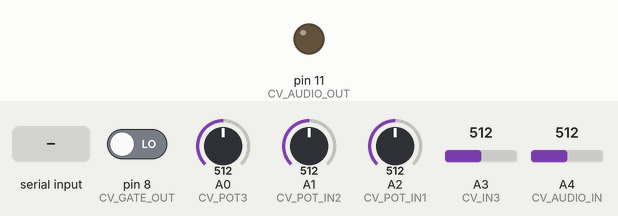
Simulated run of this sketch. Board: Arduino Uno, built with avr-gcc and run on an emulated ATmega328P. Parts: output pins drawn as LEDs (lit = HIGH). The inputs (shaded band) are chosen by the test bench; at power-on: A0 (CV_POT3) = 512, pin 8 (CV_GATE_OUT) LOW, A1 (CV_POT_IN2) = 512, A2 (CV_POT_IN1) = 512, A3 (CV_IN3) = 512, A4 (CV_AUDIO_IN) = 512. What the sketch prints to the serial monitor is not drawn.

Above: at 1.2 s.
1.3 s: "h\n" received over Serial
At 2.5 s:
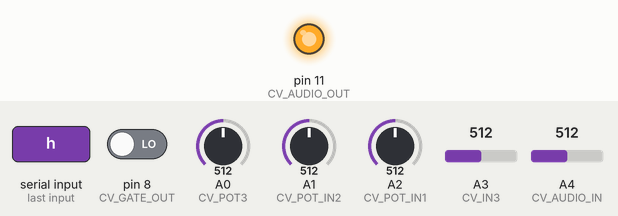
2.8 s: "s\n" received over Serial
At 3.9 s:
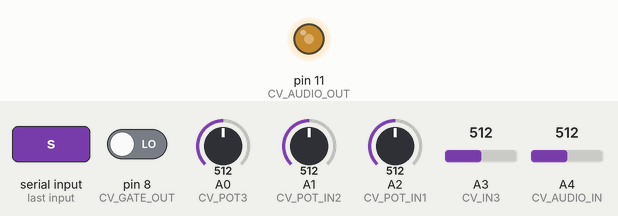
4.3 s: "H\n" received over Serial
At 5.0 s:
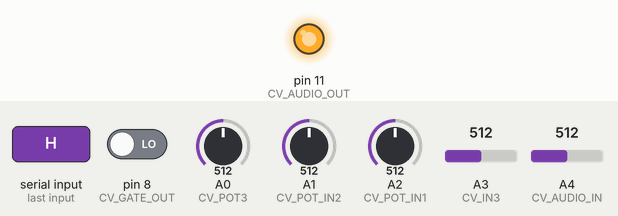
5.8 s: A0 (CV_POT3) set to 83
7.3 s: A0 (CV_POT3) set to 73
Timing chart, 0 to 10.3 s (numbered marks = the images above; inputs shaded):
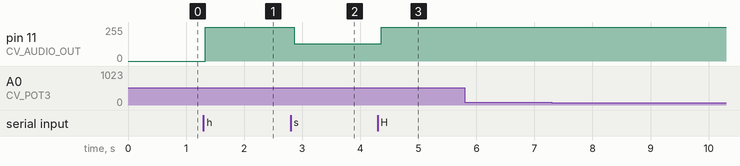

The sketch:

scope.ino
```cpp
// (licence header left out)
/// SCOPE
///
/// Scope is a simple analog and digital oscilloscope using the Arduino IDE.   Scope
/// is meant to run on the AE Modular GRAINS, but it could be adapted to any Arduino.
///
/// SET GRAINS TO GRAINS MODE.  (If you want MOZZI mode, change CV_AUDIO_OUT to 9)
///
/// You will need to install the Arduino IDE, but you already have done that, right?
///
/// Scope uses the Arduino IDE's Serial Plotter functionality.  Do the following:
///
/// 1. Attach your GRAINS to your laptop
/// 2. Fire up the Arduino IDE
/// 3. Select the USB Port
/// 4. Call up the Serial Plotter (it's under the Tools menu)
/// 5. Set the Baud Rate to 250000
/// 6. Watch in wonder!
///
/// You change the rate of the oscilloscope by turning POT 3.  At 0, it's fast enough
/// to display low frequency VCO waves at audio rates.
///
/// Scope lets you hook up Inputs 1, 2, 3, and A as either analog or digital inputs,
/// D as a digital input, and Out as a little digital function generator.
///
/// By default, Inputs 1 and 2 are set up as analog inputs.  You should set their switches
/// to IN1 and IN2 respectively, and tune Pots 1 and 2 to approximately the 2 0'clock position
/// so they properly run from min (0) at 0 V to max (1023) at 5V.
///
/// By default, Inputs 3 and A are set up as DIGITAL inputs, because they don't have tuning
/// knobs. You can change them to analog inputs, but beware that they will hit 1023 at less
/// than 5V (approximately the 3 o'clock position on a knob from a 4ATT/Mix for example).
/// You'll have to eyeball it.
///
/// D is always a digital input.
///
/// Out is always a digital function generator.  You can change what it outputs.  By default
/// it outputs 0V.
///
/// ANALOG NOISE
///
/// GRAINS's analog inputs are noisy: so that noise you're seeing is the Arduino, not your
/// LFO or whatnot.  I smoothed it a little, but more would induce too much lag.
/// Now you see what I have to deal with in building these programs...
///
/// CHANGING THE INPUTS AND OUTPUTS IN REAL TIME FROM YOUR LAPTOP
///
/// It's easy!  In the Serial Plotter, just type one of the numbers or letters below and hit RETURN:
///
/// 1       Toggles Input 1 between analog and digital
/// 2       Toggles Input 2 between analog and digital
/// 3       Toggles Input 3 between analog and digital
/// a or A  Toggles Input A between analog and digital
/// h or H  Sets Audio Out to generate 5V ("H" for High)
/// l or L  Sets Audio Out to generate 0V ("L" for Low)
/// s or S  Sets Audio Out to generate a square wave.  No, you can't set the frequency.
///
///
/// CHANGING THE BAUD RATE
///
/// The baud rate is by default set to 250000, the fastest rate that Serial Plotter operates
/// on my laptop (a Macbook M1).  If you are not having luck with this rate, try something lower.
/// An obvious choice would be 115200, a common baud rate for many machines.

#define BAUD_RATE 250000      // Try changing 250000 to 115200


/// CONFIGURATION
///
/// IN 1            Analog or Digital Input (Analog by Default)
/// IN 2            Analog or Digital Input (Analog by Default)
/// IN 3            Analog or Digital Input (Analog by Default)
/// AUDIO IN (A)    Analog or Digital Input (Analog by Default)
/// AUDIO OUT       Function Generator, outputs 0V by default
/// DIGITAL OUT (D) Digital Input
///
/// POT 1           Trim for In1.  [Set the switch to In1.  When Analog, trim to about 2 o'clock.  When Digital, trim to full]
///
/// POT 2           Trim for In2.  [Set the switch to In2.  When Analog, trim to about 2 o'clock.  When Digital, trim to full]
///
/// POT 3           Update Rate


#define CV_POT_IN1    A2
#define CV_POT_IN2    A1
#define CV_POT3       A0
#define CV_IN3        A3
#define CV_AUDIO_IN   A4
#define CV_AUDIO_OUT  11
#define CV_GATE_OUT   8
#define RANDOM_PIN    A5

void setup()
    {
    Serial.begin(BAUD_RATE);
    pinMode(CV_GATE_OUT, INPUT);
    pinMode(CV_AUDIO_OUT, OUTPUT);
    digitalWrite(CV_AUDIO_OUT, 0);
    }

uint8_t digitalIn1 = 0;
uint8_t digitalIn2 = 0;
uint8_t digitalIn3 = 0;
uint8_t digitalAud = 0;

uint16_t lastIn1 = 1024;
uint16_t lastIn2 = 1024;
uint16_t lastIn3 = 1024;
uint16_t lastAud = 1024;


void loop()
    {
    uint16_t in1;
    uint16_t in2;
    uint16_t in3;
    uint16_t aud;
    uint16_t dig;

    analogRead(CV_POT_IN1);
    if (digitalIn1) { in1 = digitalRead(CV_POT_IN1) * 1023; lastIn1 = 1024; }
    else in1 = lastIn1 = (lastIn1 == 1024 ? analogRead(CV_POT_IN1) : (lastIn1 * 3 + analogRead(CV_POT_IN1)) >> 2);
    analogRead(CV_POT_IN2);
    if (digitalIn2) { in2 = digitalRead(CV_POT_IN2) * 1023; lastIn2 = 1024; }
    else in2 = lastIn2 = (lastIn2 == 1024 ? analogRead(CV_POT_IN2) : (lastIn2 * 3 + analogRead(CV_POT_IN2)) >> 2);
    analogRead(CV_IN3);
    if (digitalIn3) { in3 = digitalRead(CV_IN3) * 1023; lastIn3 = 1024; }
    else in3 = lastIn3 = (lastIn3 == 1024 ? analogRead(CV_IN3) : (lastIn3 * 3 + analogRead(CV_IN3)) >> 2);
    analogRead(CV_AUDIO_IN);                // high impedance throwaway
    if (digitalAud) { aud = digitalRead(CV_AUDIO_IN) * 1023; lastAud = 1024; }
    else aud = lastAud = (lastAud == 1024 ? analogRead(CV_AUDIO_IN) : (lastAud * 3 + analogRead(CV_AUDIO_IN)) >> 2);
    dig = digitalRead(CV_GATE_OUT) * 1023;

    uint16_t rate = (analogRead(CV_POT3) * 13) >> 10; // 0...12   (delay: 0...4096)
    if (rate > 0) delay(1 << (rate - 1));
    uint8_t first = true;
    Serial.print("1:"); Serial.print(in1);
    Serial.print(",2:"); Serial.print(in2);
    Serial.print(",3:"); Serial.print(in3);
    Serial.print(",A:"); Serial.print(aud);
    Serial.print(",D:"); Serial.print(dig);
    Serial.print(",H:1023,L:0");
    Serial.println();

    // Read
    if (Serial.available() > 1)
        {
        char byte = Serial.read();
        if (byte == '\n' || byte == '\r') return;
        else if (byte == '1') digitalIn1 = !digitalIn1;
        else if (byte == '2') digitalIn2 = !digitalIn2;
        else if (byte == '3') digitalIn3 = !digitalIn3;
        else if (byte == 'a' || byte == 'A') digitalAud = !digitalAud;
        else if (byte == 'h' || byte == 'H') digitalWrite(CV_AUDIO_OUT, 1);
        else if (byte == 'l' || byte == 'L') digitalWrite(CV_AUDIO_OUT, 0);
        else if (byte == 's' || byte == 'S') analogWrite(CV_AUDIO_OUT, 128);
        }
    }
```

Measured:
- after the input at 1.3 s, pin 11 (CV_AUDIO_OUT): 0/255 → 255/255 at once
- after the input at 2.8 s, pin 11 (CV_AUDIO_OUT): 255/255 → 128/255 after 0.06 s
- after the input at 4.3 s, pin 11 (CV_AUDIO_OUT): 128/255 → 255/255 after 0.06 s
